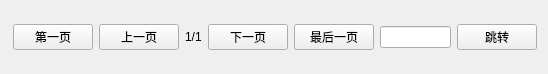
<?xml version="1.0" encoding="UTF-8"?>
<ui version="4.0">
 <class>PageWidget</class>
 <widget class="QWidget" name="PageWidget">
  <property name="geometry">
   <rect>
    <x>0</x>
    <y>0</y>
    <width>548</width>
    <height>74</height>
   </rect>
  </property>
  <property name="windowTitle">
   <string>Form</string>
  </property>
  <layout class="QHBoxLayout" name="horizontalLayout">
   <item>
    <spacer name="horizontalSpacer">
     <property name="orientation">
      <enum>Qt::Horizontal</enum>
     </property>
     <property name="sizeHint" stdset="0">
      <size>
       <width>40</width>
       <height>20</height>
      </size>
     </property>
    </spacer>
   </item>
   <item>
    <widget class="QPushButton" name="btn_first">
     <property name="text">
      <string>第一页</string>
     </property>
    </widget>
   </item>
   <item>
    <widget class="QPushButton" name="btn_previous">
     <property name="text">
      <string>上一页</string>
     </property>
    </widget>
   </item>
   <item>
    <widget class="QLabel" name="label">
     <property name="text">
      <string>1/1</string>
     </property>
    </widget>
   </item>
   <item>
    <widget class="QPushButton" name="btn_next">
     <property name="text">
      <string>下一页</string>
     </property>
    </widget>
   </item>
   <item>
    <widget class="QPushButton" name="btn_last">
     <property name="text">
      <string>最后一页</string>
     </property>
    </widget>
   </item>
   <item>
    <widget class="QLineEdit" name="lineEdit"/>
   </item>
   <item>
    <widget class="QPushButton" name="btn_skip">
     <property name="text">
      <string>跳转</string>
     </property>
    </widget>
   </item>
  </layout>
 </widget>
 <resources/>
 <connections/>
</ui>
